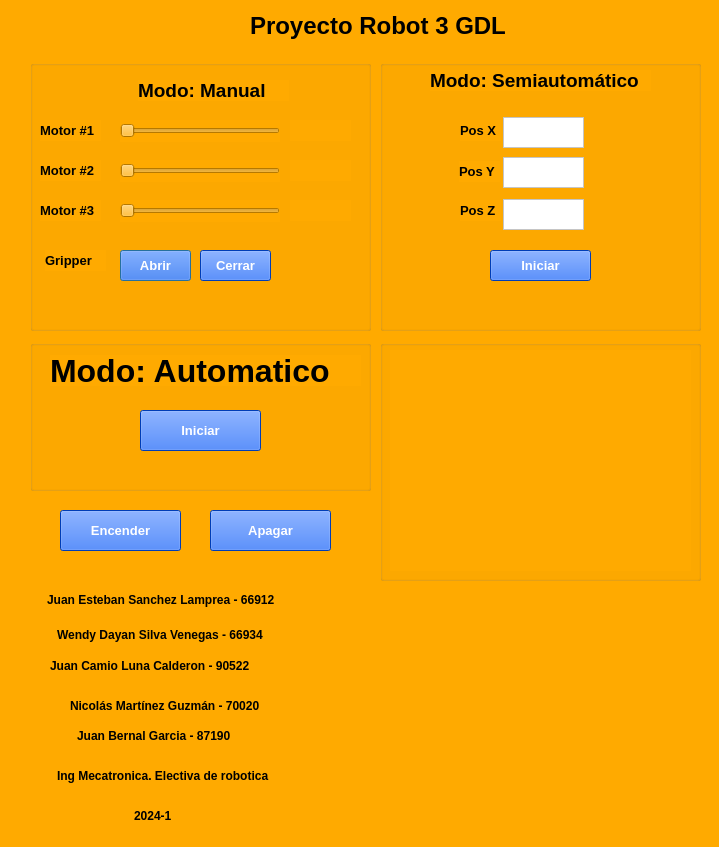
<?xml version="1.0" encoding="UTF-8"?>
<ui version="4.0">
 <class>Dialog</class>
 <widget class="QDialog" name="Dialog">
  <property name="geometry">
   <rect>
    <x>0</x>
    <y>0</y>
    <width>719</width>
    <height>847</height>
   </rect>
  </property>
  <property name="windowTitle">
   <string>Dialog</string>
  </property>
  <property name="styleSheet">
   <string notr="true">background-color: rgb(255, 170, 0);</string>
  </property>
  <widget class="QLabel" name="label">
   <property name="geometry">
    <rect>
     <x>250</x>
     <y>10</y>
     <width>271</width>
     <height>31</height>
    </rect>
   </property>
   <property name="font">
    <font>
     <pointsize>18</pointsize>
     <weight>75</weight>
     <bold>true</bold>
    </font>
   </property>
   <property name="acceptDrops">
    <bool>false</bool>
   </property>
   <property name="layoutDirection">
    <enum>Qt::LeftToRight</enum>
   </property>
   <property name="text">
    <string>Proyecto Robot 3 GDL</string>
   </property>
  </widget>
  <widget class="QLabel" name="label_15">
   <property name="geometry">
    <rect>
     <x>77</x>
     <y>710</y>
     <width>291</width>
     <height>51</height>
    </rect>
   </property>
   <property name="font">
    <font>
     <pointsize>9</pointsize>
     <weight>75</weight>
     <bold>true</bold>
    </font>
   </property>
   <property name="text">
    <string>Juan Bernal Garcia - 87190</string>
   </property>
   <property name="margin">
    <number>15</number>
   </property>
  </widget>
  <widget class="QLabel" name="label_11">
   <property name="geometry">
    <rect>
     <x>50</x>
     <y>640</y>
     <width>291</width>
     <height>51</height>
    </rect>
   </property>
   <property name="font">
    <font>
     <pointsize>9</pointsize>
     <weight>75</weight>
     <bold>true</bold>
    </font>
   </property>
   <property name="text">
    <string>Juan Camio Luna Calderon - 90522</string>
   </property>
   <property name="margin">
    <number>15</number>
   </property>
  </widget>
  <widget class="QLabel" name="label_5">
   <property name="geometry">
    <rect>
     <x>57</x>
     <y>614</y>
     <width>261</width>
     <height>41</height>
    </rect>
   </property>
   <property name="font">
    <font>
     <pointsize>9</pointsize>
     <weight>75</weight>
     <bold>true</bold>
    </font>
   </property>
   <property name="text">
    <string>Wendy Dayan Silva Venegas - 66934</string>
   </property>
   <property name="margin">
    <number>15</number>
   </property>
  </widget>
  <widget class="QLabel" name="label_14">
   <property name="geometry">
    <rect>
     <x>57</x>
     <y>750</y>
     <width>291</width>
     <height>51</height>
    </rect>
   </property>
   <property name="font">
    <font>
     <pointsize>9</pointsize>
     <weight>75</weight>
     <bold>true</bold>
    </font>
   </property>
   <property name="text">
    <string>Ing Mecatronica. Electiva de robotica</string>
   </property>
   <property name="margin">
    <number>15</number>
   </property>
  </widget>
  <widget class="QLabel" name="label_13">
   <property name="geometry">
    <rect>
     <x>134</x>
     <y>790</y>
     <width>81</width>
     <height>51</height>
    </rect>
   </property>
   <property name="font">
    <font>
     <pointsize>9</pointsize>
     <weight>75</weight>
     <bold>true</bold>
    </font>
   </property>
   <property name="text">
    <string>2024-1</string>
   </property>
   <property name="margin">
    <number>15</number>
   </property>
  </widget>
  <widget class="QLabel" name="label_12">
   <property name="geometry">
    <rect>
     <x>47</x>
     <y>574</y>
     <width>291</width>
     <height>51</height>
    </rect>
   </property>
   <property name="font">
    <font>
     <pointsize>9</pointsize>
     <weight>75</weight>
     <bold>true</bold>
    </font>
   </property>
   <property name="text">
    <string>Juan Esteban Sanchez Lamprea - 66912</string>
   </property>
   <property name="margin">
    <number>15</number>
   </property>
  </widget>
  <widget class="QLabel" name="Logo">
   <property name="geometry">
    <rect>
     <x>380</x>
     <y>600</y>
     <width>291</width>
     <height>191</height>
    </rect>
   </property>
   <property name="text">
    <string/>
   </property>
  </widget>
  <widget class="QSlider" name="Motor1">
   <property name="geometry">
    <rect>
     <x>120</x>
     <y>120</y>
     <width>160</width>
     <height>22</height>
    </rect>
   </property>
   <property name="orientation">
    <enum>Qt::Horizontal</enum>
   </property>
  </widget>
  <widget class="QSlider" name="Motor2">
   <property name="geometry">
    <rect>
     <x>120</x>
     <y>160</y>
     <width>160</width>
     <height>22</height>
    </rect>
   </property>
   <property name="orientation">
    <enum>Qt::Horizontal</enum>
   </property>
  </widget>
  <widget class="QSlider" name="Motor3">
   <property name="geometry">
    <rect>
     <x>120</x>
     <y>200</y>
     <width>160</width>
     <height>22</height>
    </rect>
   </property>
   <property name="orientation">
    <enum>Qt::Horizontal</enum>
   </property>
  </widget>
  <widget class="QLabel" name="label_6">
   <property name="geometry">
    <rect>
     <x>40</x>
     <y>120</y>
     <width>61</width>
     <height>21</height>
    </rect>
   </property>
   <property name="font">
    <font>
     <pointsize>10</pointsize>
     <weight>75</weight>
     <bold>true</bold>
    </font>
   </property>
   <property name="text">
    <string>Motor #1</string>
   </property>
  </widget>
  <widget class="QLabel" name="label_7">
   <property name="geometry">
    <rect>
     <x>40</x>
     <y>160</y>
     <width>61</width>
     <height>21</height>
    </rect>
   </property>
   <property name="font">
    <font>
     <pointsize>10</pointsize>
     <weight>75</weight>
     <bold>true</bold>
    </font>
   </property>
   <property name="text">
    <string>Motor #2</string>
   </property>
  </widget>
  <widget class="QLabel" name="label_8">
   <property name="geometry">
    <rect>
     <x>40</x>
     <y>200</y>
     <width>61</width>
     <height>21</height>
    </rect>
   </property>
   <property name="font">
    <font>
     <pointsize>10</pointsize>
     <weight>75</weight>
     <bold>true</bold>
    </font>
   </property>
   <property name="text">
    <string>Motor #3</string>
   </property>
  </widget>
  <widget class="QLabel" name="Angulo_M1">
   <property name="geometry">
    <rect>
     <x>290</x>
     <y>120</y>
     <width>61</width>
     <height>21</height>
    </rect>
   </property>
   <property name="font">
    <font>
     <pointsize>10</pointsize>
     <weight>75</weight>
     <bold>true</bold>
    </font>
   </property>
   <property name="text">
    <string/>
   </property>
  </widget>
  <widget class="QLabel" name="Angulo_M2">
   <property name="geometry">
    <rect>
     <x>290</x>
     <y>160</y>
     <width>61</width>
     <height>21</height>
    </rect>
   </property>
   <property name="font">
    <font>
     <pointsize>10</pointsize>
     <weight>75</weight>
     <bold>true</bold>
    </font>
   </property>
   <property name="text">
    <string/>
   </property>
  </widget>
  <widget class="QLabel" name="Angulo_M2_2">
   <property name="geometry">
    <rect>
     <x>290</x>
     <y>200</y>
     <width>61</width>
     <height>21</height>
    </rect>
   </property>
   <property name="font">
    <font>
     <pointsize>10</pointsize>
     <weight>75</weight>
     <bold>true</bold>
    </font>
   </property>
   <property name="text">
    <string/>
   </property>
  </widget>
  <widget class="QPushButton" name="Grip_abrir">
   <property name="geometry">
    <rect>
     <x>120</x>
     <y>250</y>
     <width>71</width>
     <height>31</height>
    </rect>
   </property>
   <property name="font">
    <font>
     <pointsize>10</pointsize>
     <weight>75</weight>
     <bold>true</bold>
    </font>
   </property>
   <property name="styleSheet">
    <string notr="true">background-color: rgb(0, 85, 255);
color: rgb(255, 255, 255);</string>
   </property>
   <property name="text">
    <string>Abrir</string>
   </property>
  </widget>
  <widget class="QPushButton" name="Grip_cerrar">
   <property name="geometry">
    <rect>
     <x>200</x>
     <y>250</y>
     <width>71</width>
     <height>31</height>
    </rect>
   </property>
   <property name="font">
    <font>
     <pointsize>10</pointsize>
     <weight>75</weight>
     <bold>true</bold>
    </font>
   </property>
   <property name="styleSheet">
    <string notr="true">background-color: rgb(0, 85, 255);
color: rgb(255, 255, 255);</string>
   </property>
   <property name="text">
    <string>Cerrar</string>
   </property>
  </widget>
  <widget class="QGroupBox" name="groupBox">
   <property name="geometry">
    <rect>
     <x>30</x>
     <y>60</y>
     <width>341</width>
     <height>271</height>
    </rect>
   </property>
   <property name="title">
    <string/>
   </property>
   <widget class="QLabel" name="label_3">
    <property name="geometry">
     <rect>
      <x>120</x>
      <y>10</y>
      <width>101</width>
      <height>21</height>
     </rect>
    </property>
    <property name="font">
     <font>
      <pointsize>10</pointsize>
      <weight>75</weight>
      <bold>true</bold>
     </font>
    </property>
    <property name="text">
     <string>Modo: Manual</string>
    </property>
   </widget>
   <widget class="QLabel" name="label_20">
    <property name="geometry">
     <rect>
      <x>15</x>
      <y>190</y>
      <width>61</width>
      <height>21</height>
     </rect>
    </property>
    <property name="font">
     <font>
      <pointsize>10</pointsize>
      <weight>75</weight>
      <bold>true</bold>
     </font>
    </property>
    <property name="text">
     <string>Gripper</string>
    </property>
   </widget>
   <widget class="QGroupBox" name="groupBox_3">
    <property name="geometry">
     <rect>
      <x>0</x>
      <y>0</y>
      <width>341</width>
      <height>271</height>
     </rect>
    </property>
    <property name="title">
     <string/>
    </property>
    <widget class="QLabel" name="label_22">
     <property name="geometry">
      <rect>
       <x>15</x>
       <y>190</y>
       <width>61</width>
       <height>21</height>
      </rect>
     </property>
     <property name="font">
      <font>
       <pointsize>10</pointsize>
       <weight>75</weight>
       <bold>true</bold>
      </font>
     </property>
     <property name="text">
      <string>Gripper</string>
     </property>
    </widget>
    <widget class="QLabel" name="label_21">
     <property name="geometry">
      <rect>
       <x>108</x>
       <y>20</y>
       <width>151</width>
       <height>21</height>
      </rect>
     </property>
     <property name="font">
      <font>
       <pointsize>14</pointsize>
       <weight>75</weight>
       <bold>true</bold>
      </font>
     </property>
     <property name="text">
      <string>Modo: Manual</string>
     </property>
    </widget>
   </widget>
  </widget>
  <widget class="QGroupBox" name="groupBox_2">
   <property name="geometry">
    <rect>
     <x>380</x>
     <y>60</y>
     <width>321</width>
     <height>271</height>
    </rect>
   </property>
   <property name="title">
    <string/>
   </property>
   <widget class="QLabel" name="label_4">
    <property name="geometry">
     <rect>
      <x>50</x>
      <y>10</y>
      <width>221</width>
      <height>21</height>
     </rect>
    </property>
    <property name="font">
     <font>
      <pointsize>14</pointsize>
      <weight>75</weight>
      <bold>true</bold>
     </font>
    </property>
    <property name="text">
     <string>Modo: Semiautomático</string>
    </property>
   </widget>
   <widget class="QPushButton" name="Semi_iniciar">
    <property name="geometry">
     <rect>
      <x>110</x>
      <y>190</y>
      <width>101</width>
      <height>31</height>
     </rect>
    </property>
    <property name="font">
     <font>
      <pointsize>10</pointsize>
      <weight>75</weight>
      <bold>true</bold>
     </font>
    </property>
    <property name="styleSheet">
     <string notr="true">background-color: rgb(0, 85, 255);
color: rgb(255, 255, 255);</string>
    </property>
    <property name="text">
     <string>Iniciar</string>
    </property>
   </widget>
   <widget class="QTextEdit" name="Pos_Z">
    <property name="geometry">
     <rect>
      <x>123</x>
      <y>139</y>
      <width>81</width>
      <height>31</height>
     </rect>
    </property>
    <property name="styleSheet">
     <string notr="true">background-color: rgb(255, 255, 255);</string>
    </property>
   </widget>
   <widget class="QLabel" name="label_17">
    <property name="geometry">
     <rect>
      <x>80</x>
      <y>60</y>
      <width>41</width>
      <height>21</height>
     </rect>
    </property>
    <property name="font">
     <font>
      <pointsize>10</pointsize>
      <weight>75</weight>
      <bold>true</bold>
     </font>
    </property>
    <property name="text">
     <string>Pos X</string>
    </property>
   </widget>
   <widget class="QLabel" name="label_18">
    <property name="geometry">
     <rect>
      <x>80</x>
      <y>140</y>
      <width>41</width>
      <height>21</height>
     </rect>
    </property>
    <property name="font">
     <font>
      <pointsize>10</pointsize>
      <weight>75</weight>
      <bold>true</bold>
     </font>
    </property>
    <property name="text">
     <string>Pos Z</string>
    </property>
   </widget>
   <widget class="QLabel" name="label_19">
    <property name="geometry">
     <rect>
      <x>79</x>
      <y>101</y>
      <width>41</width>
      <height>21</height>
     </rect>
    </property>
    <property name="font">
     <font>
      <pointsize>10</pointsize>
      <weight>75</weight>
      <bold>true</bold>
     </font>
    </property>
    <property name="text">
     <string>Pos Y</string>
    </property>
   </widget>
   <widget class="QTextEdit" name="Pos_X">
    <property name="geometry">
     <rect>
      <x>123</x>
      <y>57</y>
      <width>81</width>
      <height>31</height>
     </rect>
    </property>
    <property name="styleSheet">
     <string notr="true">background-color: rgb(255, 255, 255);</string>
    </property>
   </widget>
   <widget class="QTextEdit" name="Pos_Y">
    <property name="geometry">
     <rect>
      <x>123</x>
      <y>97</y>
      <width>81</width>
      <height>31</height>
     </rect>
    </property>
    <property name="styleSheet">
     <string notr="true">background-color: rgb(255, 255, 255);</string>
    </property>
   </widget>
  </widget>
  <widget class="QGroupBox" name="groupBox_4">
   <property name="geometry">
    <rect>
     <x>30</x>
     <y>340</y>
     <width>341</width>
     <height>151</height>
    </rect>
   </property>
   <property name="title">
    <string/>
   </property>
   <widget class="QLabel" name="label_23">
    <property name="geometry">
     <rect>
      <x>20</x>
      <y>15</y>
      <width>311</width>
      <height>31</height>
     </rect>
    </property>
    <property name="font">
     <font>
      <pointsize>24</pointsize>
      <weight>75</weight>
      <bold>true</bold>
     </font>
    </property>
    <property name="text">
     <string>Modo: Automatico</string>
    </property>
   </widget>
   <widget class="QPushButton" name="Auto_Iniciar">
    <property name="geometry">
     <rect>
      <x>110</x>
      <y>70</y>
      <width>121</width>
      <height>41</height>
     </rect>
    </property>
    <property name="font">
     <font>
      <pointsize>10</pointsize>
      <weight>75</weight>
      <bold>true</bold>
     </font>
    </property>
    <property name="styleSheet">
     <string notr="true">background-color: rgb(0, 85, 255);
color: rgb(255, 255, 255);</string>
    </property>
    <property name="text">
     <string>Iniciar</string>
    </property>
   </widget>
  </widget>
  <widget class="QGroupBox" name="groupBox_5">
   <property name="geometry">
    <rect>
     <x>380</x>
     <y>340</y>
     <width>321</width>
     <height>241</height>
    </rect>
   </property>
   <property name="title">
    <string/>
   </property>
   <widget class="QLabel" name="Img">
    <property name="geometry">
     <rect>
      <x>10</x>
      <y>10</y>
      <width>301</width>
      <height>221</height>
     </rect>
    </property>
    <property name="text">
     <string/>
    </property>
   </widget>
  </widget>
  <widget class="QLabel" name="label_25">
   <property name="geometry">
    <rect>
     <x>70</x>
     <y>680</y>
     <width>241</width>
     <height>51</height>
    </rect>
   </property>
   <property name="font">
    <font>
     <pointsize>9</pointsize>
     <weight>75</weight>
     <bold>true</bold>
    </font>
   </property>
   <property name="text">
    <string>Nicolás Martínez Guzmán - 70020</string>
   </property>
   <property name="margin">
    <number>15</number>
   </property>
  </widget>
  <widget class="QPushButton" name="Encender">
   <property name="geometry">
    <rect>
     <x>60</x>
     <y>510</y>
     <width>121</width>
     <height>41</height>
    </rect>
   </property>
   <property name="font">
    <font>
     <pointsize>10</pointsize>
     <weight>75</weight>
     <bold>true</bold>
    </font>
   </property>
   <property name="styleSheet">
    <string notr="true">background-color: rgb(0, 85, 255);
color: rgb(255, 255, 255);</string>
   </property>
   <property name="text">
    <string>Encender</string>
   </property>
  </widget>
  <widget class="QPushButton" name="Apagar">
   <property name="geometry">
    <rect>
     <x>210</x>
     <y>510</y>
     <width>121</width>
     <height>41</height>
    </rect>
   </property>
   <property name="font">
    <font>
     <pointsize>10</pointsize>
     <weight>75</weight>
     <bold>true</bold>
    </font>
   </property>
   <property name="styleSheet">
    <string notr="true">background-color: rgb(0, 85, 255);
color: rgb(255, 255, 255);</string>
   </property>
   <property name="text">
    <string>Apagar</string>
   </property>
  </widget>
  <zorder>groupBox_2</zorder>
  <zorder>groupBox</zorder>
  <zorder>label</zorder>
  <zorder>label_15</zorder>
  <zorder>label_11</zorder>
  <zorder>label_5</zorder>
  <zorder>label_14</zorder>
  <zorder>label_13</zorder>
  <zorder>label_12</zorder>
  <zorder>Logo</zorder>
  <zorder>Motor1</zorder>
  <zorder>Motor2</zorder>
  <zorder>Motor3</zorder>
  <zorder>label_6</zorder>
  <zorder>label_7</zorder>
  <zorder>label_8</zorder>
  <zorder>Angulo_M1</zorder>
  <zorder>Angulo_M2</zorder>
  <zorder>Angulo_M2_2</zorder>
  <zorder>Grip_abrir</zorder>
  <zorder>Grip_cerrar</zorder>
  <zorder>groupBox_4</zorder>
  <zorder>groupBox_5</zorder>
  <zorder>label_25</zorder>
  <zorder>Encender</zorder>
  <zorder>Apagar</zorder>
 </widget>
 <resources/>
 <connections/>
</ui>
